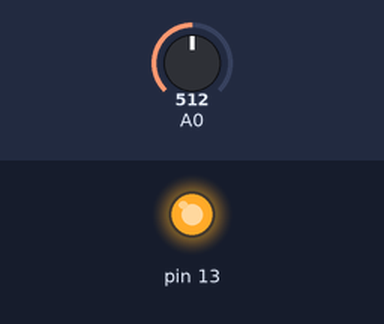
Recording of a sketch running on a simulated Arduino Uno, built with avr-gcc and run on an emulated ATmega328P. Shown: output pins drawn as LEDs (lit = HIGH). Inputs (shaded band) come from the test bench; at power-on: A0 = 512.

Above: at 0.05 s.
Timing chart, 0 to 6.5 s (numbered marks = the images above):
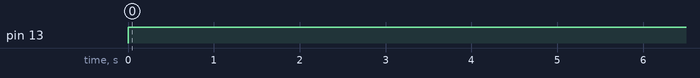

Measured:
- by itself, pin 13: LOW → HIGH at 0.00 s

The sketch:

ClapLight.ino
```cpp
// Connect the LED to port 13 and the audio meters Analog Out to port A0

void setup() {

}

void loop() {
  // Change the 200 as necessary for how loud the clap/snap should be
  if (analogRead(A0) > 200) {
    analogWrite(13, 255);
    delay(10000);
    analogWrite(13, 0);
  }
  else {
    analogWrite(13, 0);
  }
}
```
